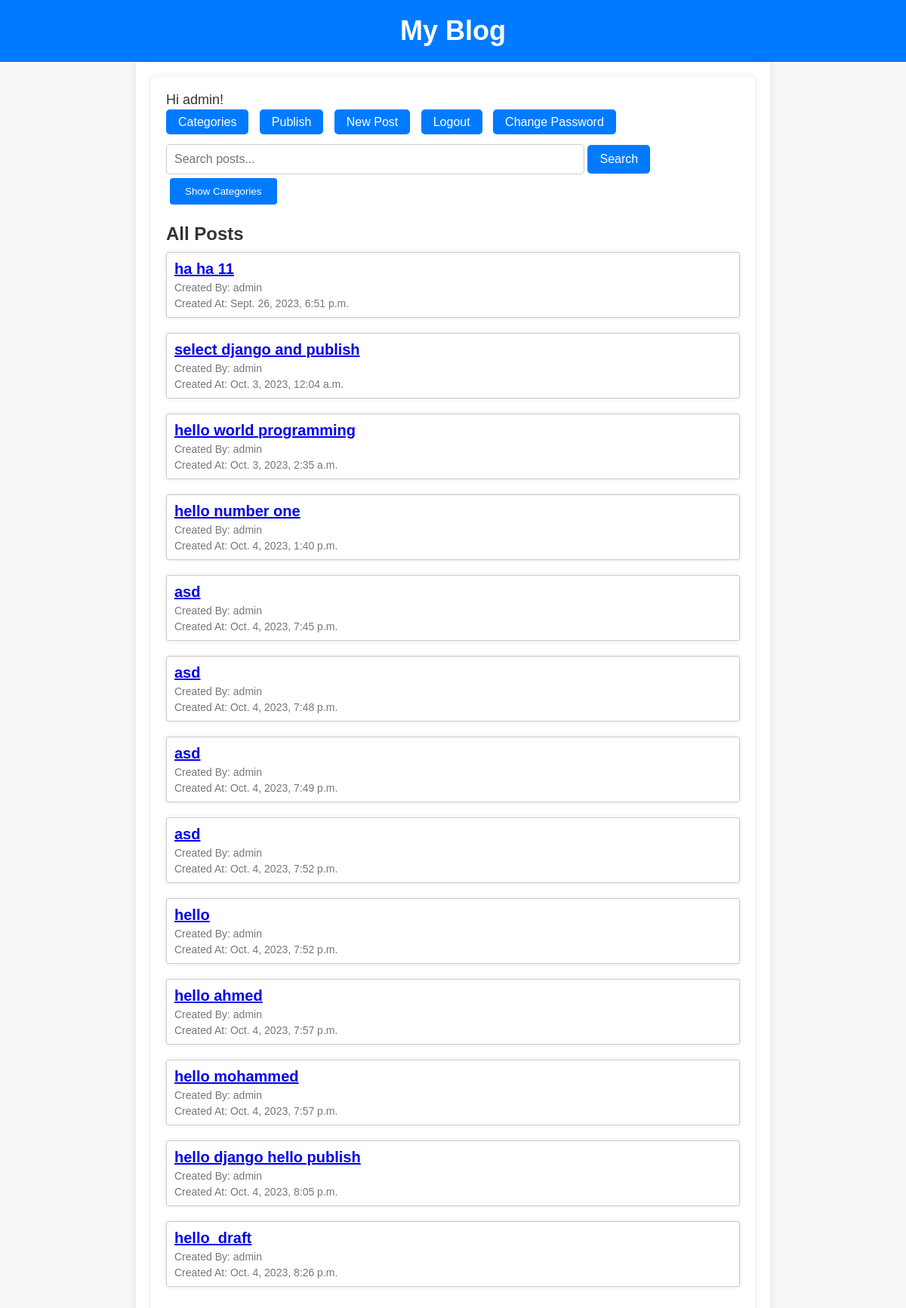
The app's page / (signed in) with its own data.
### blog/models.py (models this page shows, shortened)
class BlogPost(models.Model):
    title = models.CharField(max_length=200)
    content = models.TextField()
    author = models.ForeignKey(User, on_delete=models.CASCADE)
    pub_date = models.DateTimeField(auto_now_add=True)
    is_draft = models.BooleanField(default=True)
    publish_status = models.CharField(max_length=10, choices=[('draft', 'Draft'), ('published', 'Published')], default='draft')
    categories = models.ManyToManyField(Category)
    published = models.BooleanField(default=False)

### blog/views.py (the view)
# urls.py: path('', views.blog_post_list, name='blog_post_list'),
@login_required
def blog_post_list(request):
    query = request.GET.get('q')
    posts = BlogPost.objects.filter(author=request.user)
    categories = Category.objects.all()
    if query:
        posts = posts.filter(
            Q(title__icontains=query) | Q(content__icontains=query)
        )
    context = {
        'categories': categories,
        'posts': posts,
        'query': query,
    }
    posts = posts.order_by('-pub_date')
    return render(request, 'blog/post_list.html', context)

### blog/templates/blog/post_list.html (shortened to what this page needs)
{% extends 'blog/main.html' %}
{% block content %}
<!DOCTYPE html>
<html lang="en">
<head>
</head>
<body>
    <div class="container">
        <p class="greeting">Hi {{ user.username }}!</p>
        <div class="nav-links">
                        <a href="{% url 'category_list' %}">Categories</a>
                        <a href="{% url 'publish_blog_posts' %}">Publish</a>
                        <a href="{% url 'create_blog_post' %}">New Post</a>
                        <a href="{% url 'logout' %}">Logout</a>
                        <a href="{% url 'password_change' %}" class='btn btn-primary'>Change Password</a>
        </div>
        <form method="get" class="search-form">
            <input type="text" name="q" placeholder="Search posts..." {% if query %}value="{{ query }}"{% endif %}>
            <button type="submit" class="search-button">Search</button>
        </form>
    <button class="toggle-button" onclick="toggleCategories()">Show Categories</button>
        <h2 class="post-list-header">All Posts</h2>
        <ul class="post-list">
            {% for post in posts %}
            <li class="post-item">
                <h1 class="post-title"><a href="{% url 'view_blog_post' post.id %}">{{ post.title }}</a></h1>
                <p class="post-author">Created By: {{ post.author }}</p>
                <p class="post-date">Created At: {{ post.pub_date }}</p>
            </li>
            {% empty %}
            <li class="empty-post">No blog posts available.</li>
            {% endfor %}
        </ul>
    </div>
</body>
</html>
{% endblock %}

### blog/templates/blog/main.html (style rules this page uses)
body, h1, h2, ul, li, p { margin: 0; padding: 0; }
body { font-family: Arial, sans-serif; background-color: #f4f4f4; color: #333; }

### blog/templates/blog/post_list.html (style rules this page uses)
body { font-family: Arial, sans-serif; background-color: #f8f8f8; margin: 0; padding: 0; }
.container { max-width: 800px; margin: 0 auto; padding: 20px; background-color: #fff; box-shadow: 0 0 10px rgba(0, 0, 0, 0.1); border-radius: 5px; }
.greeting { font-size: 18px; margin-bottom: 10px; color: #333; }
.nav-links { margin-top: 10px; }
.nav-links a { text-decoration: none; margin-right: 10px; padding: 8px 16px; border-radius: 5px; color: #fff; background-color: #007bff; }
.search-form { margin-top: 20px; }
.search-form input[type="text"] { width: 70%; padding: 10px; border: 1px solid #ccc; border-radius: 5px; font-size: 16px; }
.search-form button[type="submit"] { padding: 10px 16px; border: none; border-radius: 5px; background-color: #007bff; color: #fff; cursor: pointer; font-size: 16px; }
.post-list-header { font-size: 24px; margin-top: 20px; margin-bottom: 10px; color: #333; }
.post-list { list-style-type: none; padding: 0; }
.post-item { border: 1px solid #ccc; padding: 10px; margin-bottom: 20px; border-radius: 3px; background-color: #fff; box-shadow: 0 0 5px rgba(0, 0, 0, 0.1); }
.post-title { font-size: 20px; margin-top: 0; margin-bottom: 5px; color: #333; }
.post-author { font-size: 14px; color: #777; margin-bottom: 5px; }
.post-date { font-size: 14px; color: #777; }
.toggle-button { background-color: #007bff; color: #fff; border: none; padding: 10px 20px; border-radius: 4px; cursor: pointer; margin: 5px; }

### records on screen
BlogPost: title "ha ha 11", author "admin", pub_date "Sept. 26, 2023, 6:51 p.m."
BlogPost: title "select django and publish", author "admin", pub_date "Oct. 3, 2023, 12:04 a.m."
BlogPost: title "hello world programming", author "admin", pub_date "Oct. 3, 2023, 2:35 a.m."
BlogPost: title "hello number one", author "admin", pub_date "Oct. 4, 2023, 1:40 p.m."
BlogPost: title "asd", author "admin", pub_date "Oct. 4, 2023, 7:45 p.m."
BlogPost: title "asd", author "admin", pub_date "Oct. 4, 2023, 7:48 p.m."
BlogPost: title "asd", author "admin", pub_date "Oct. 4, 2023, 7:49 p.m."
BlogPost: title "asd", author "admin", pub_date "Oct. 4, 2023, 7:52 p.m."
BlogPost: title "hello", author "admin", pub_date "Oct. 4, 2023, 7:52 p.m."
BlogPost: title "hello ahmed", author "admin", pub_date "Oct. 4, 2023, 7:57 p.m."
BlogPost: title "hello mohammed", author "admin", pub_date "Oct. 4, 2023, 7:57 p.m."
BlogPost: title "hello django hello publish", author "admin", pub_date "Oct. 4, 2023, 8:05 p.m."
BlogPost: title "hello_draft", author "admin", pub_date "Oct. 4, 2023, 8:26 p.m."

### other values on screen
{{ user.username }} "admin"
